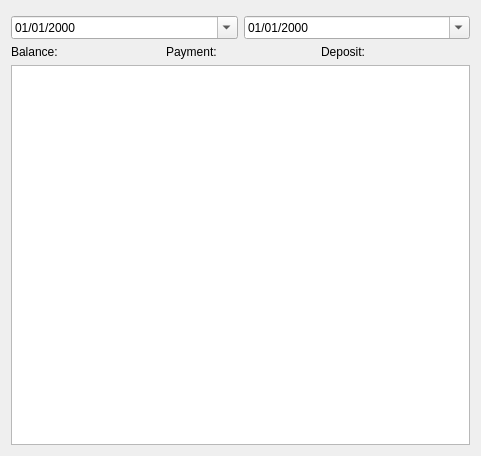
<?xml version="1.0" encoding="UTF-8"?>
<ui version="4.0">
 <class>transactionsTabWidget</class>
 <widget class="QWidget" name="transactionsTabWidget">
  <property name="geometry">
   <rect>
    <x>0</x>
    <y>0</y>
    <width>481</width>
    <height>456</height>
   </rect>
  </property>
  <property name="windowTitle">
   <string>Form</string>
  </property>
  <layout class="QVBoxLayout" name="verticalLayout">
   <item>
    <layout class="QVBoxLayout" name="verticalLayout_3">
     <item>
      <layout class="QHBoxLayout" name="horizontalLayout_2">
       <property name="topMargin">
        <number>5</number>
       </property>
       <item>
        <widget class="QDateTimeEdit" name="date_from">
         <property name="displayFormat">
          <string>dd/MM/yyyy</string>
         </property>
         <property name="calendarPopup">
          <bool>true</bool>
         </property>
        </widget>
       </item>
       <item>
        <widget class="QDateTimeEdit" name="date_to">
         <property name="displayFormat">
          <string>dd/MM/yyyy</string>
         </property>
         <property name="calendarPopup">
          <bool>true</bool>
         </property>
        </widget>
       </item>
      </layout>
     </item>
     <item>
      <layout class="QHBoxLayout" name="horizontalLayout">
       <item>
        <widget class="QLabel" name="label_balance">
         <property name="text">
          <string>Balance:</string>
         </property>
        </widget>
       </item>
       <item>
        <widget class="QLabel" name="label_payment">
         <property name="text">
          <string>Payment:</string>
         </property>
        </widget>
       </item>
       <item>
        <widget class="QLabel" name="label_deposit">
         <property name="text">
          <string>Deposit:</string>
         </property>
        </widget>
       </item>
      </layout>
     </item>
     <item>
      <widget class="QTableView" name="table_history">
       <property name="contextMenuPolicy">
        <enum>Qt::CustomContextMenu</enum>
       </property>
       <property name="alternatingRowColors">
        <bool>true</bool>
       </property>
       <property name="showGrid">
        <bool>true</bool>
       </property>
       <attribute name="horizontalHeaderShowSortIndicator" stdset="0">
        <bool>true</bool>
       </attribute>
       <attribute name="horizontalHeaderStretchLastSection">
        <bool>true</bool>
       </attribute>
       <attribute name="verticalHeaderVisible">
        <bool>false</bool>
       </attribute>
      </widget>
     </item>
    </layout>
   </item>
  </layout>
 </widget>
 <resources>
  <include location="../icons/icons.qrc"/>
 </resources>
 <connections>
  <connection>
   <sender>table_history</sender>
   <signal>customContextMenuRequested(QPoint)</signal>
   <receiver>transactionsTabWidget</receiver>
   <slot>history_context_menu()</slot>
   <hints>
    <hint type="sourcelabel">
     <x>273</x>
     <y>183</y>
    </hint>
    <hint type="destinationlabel">
     <x>830</x>
     <y>802</y>
    </hint>
   </hints>
  </connection>
 </connections>
 <slots>
  <slot>history_context_menu()</slot>
 </slots>
</ui>
